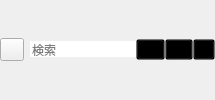
<?xml version="1.0" encoding="UTF-8"?>
<ui version="4.0">
 <class>SearchBarForm</class>
 <widget class="QWidget" name="searchBarContents">
  <layout class="QHBoxLayout" name="layoutSearchBar">
   <property name="spacing"><number>6</number></property>
   <property name="leftMargin"><number>0</number></property>
   <property name="topMargin"><number>0</number></property>
   <property name="rightMargin"><number>0</number></property>
   <property name="bottomMargin"><number>0</number></property>
   <item><widget class="QToolButton" name="buttonToggleReplace">
    <property name="toolTip"><string>置換欄を開く／閉じる</string></property>
    <property name="accessibleName"><string>置換欄を開く／閉じる</string></property>
    <property name="checkable"><bool>true</bool></property>
   </widget></item>
   <item><widget class="QFrame" name="frameSearch">
  <property name="sizePolicy"><sizepolicy hsizetype="Expanding" vsizetype="Fixed"><horstretch>0</horstretch><verstretch>0</verstretch></sizepolicy></property>
  <property name="frameShape"><enum>QFrame::NoFrame</enum></property>
  <property name="frameShadow"><enum>QFrame::Plain</enum></property>
  <property name="styleSheet"><string notr="true">QToolButton:!hover:!checked:!pressed { background-color: transparent; }</string></property>
  <layout class="QHBoxLayout" name="layoutSearchField">
   <property name="spacing"><number>0</number></property>
   <property name="leftMargin"><number>0</number></property>
   <property name="topMargin"><number>0</number></property>
   <property name="rightMargin"><number>0</number></property>
   <property name="bottomMargin"><number>0</number></property>
   <item><widget class="QLineEdit" name="editSearch"><property name="frame"><bool>false</bool></property><property name="placeholderText"><string>検索</string></property><property name="clearButtonEnabled"><bool>true</bool></property></widget></item>
   <item><widget class="QToolButton" name="buttonSearchCase"><property name="text"><string>Aa</string></property><property name="toolTip"><string>大文字と小文字を区別する</string></property><property name="checkable"><bool>true</bool></property></widget></item>
   <item><widget class="QToolButton" name="buttonSearchWord"><property name="text"><string>ab</string></property><property name="toolTip"><string>単語全体に一致する</string></property><property name="checkable"><bool>true</bool></property></widget></item>
   <item><widget class="QToolButton" name="buttonSearchRegex"><property name="text"><string>.*</string></property><property name="toolTip"><string>正規表現を使用する</string></property><property name="checkable"><bool>true</bool></property></widget></item>
  </layout>
   </widget></item>
  </layout>
 </widget>
 <resources/>
 <connections/>
</ui>
